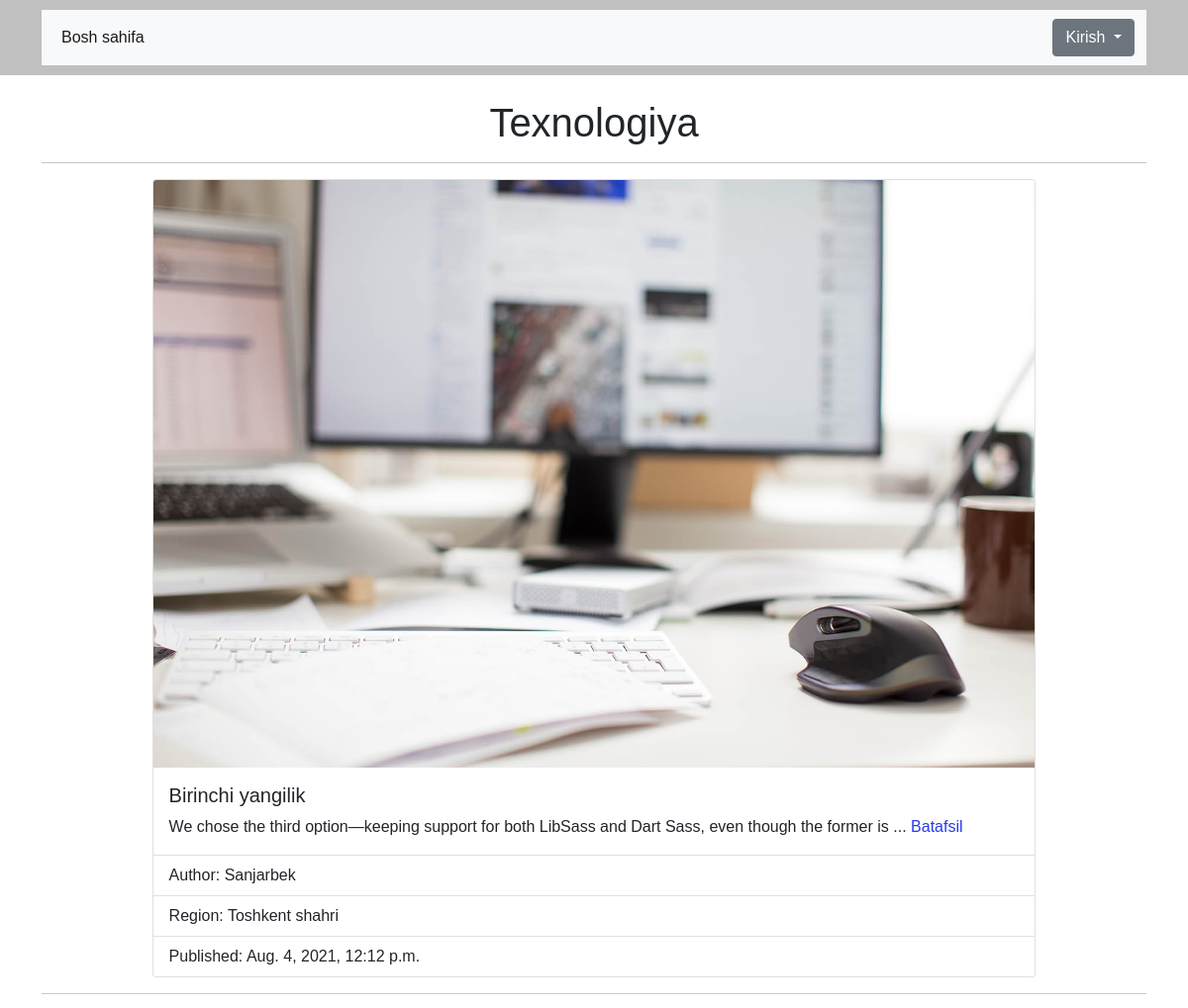
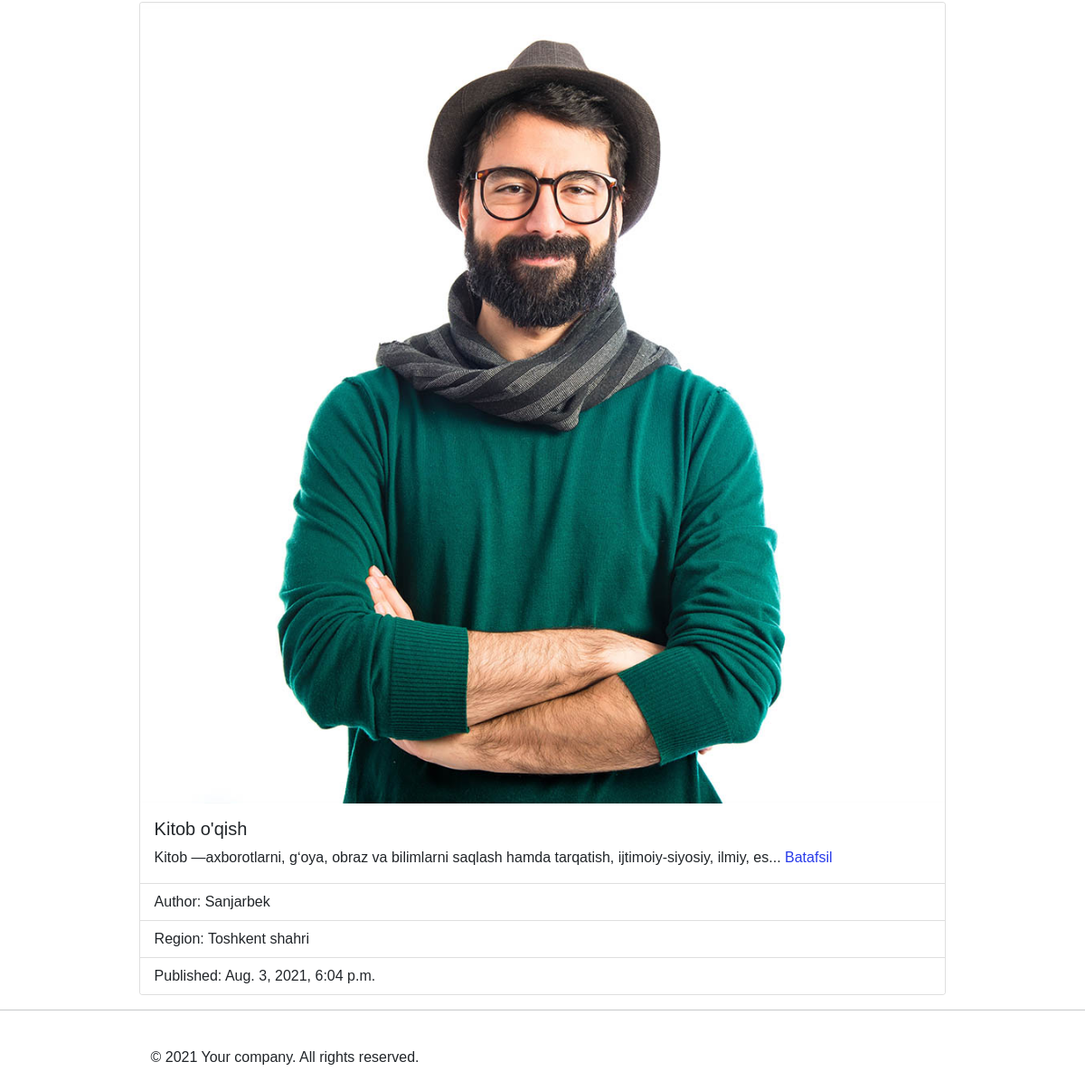
The app's page /category/4/ with its own data (2 pictures, top to bottom).
### blog/models.py (models this page shows, shortened)
class Post(models.Model):
    regions = Const.regions
    categories = Const.categories
    title = models.CharField(max_length=200)
    body = models.TextField()
    image = models.ImageField(upload_to='images/')
    category = models.CharField(
        max_length=35,
        choices=categories,
        default='4',
    )
    region = models.CharField(
        max_length=35,
        choices=regions,
        default='14'
    )
    author = models.ForeignKey(
        get_user_model(),
        on_delete=models.CASCADE,
    )
    published = models.DateTimeField(auto_now_add=True)
    def get_region(self):
        return dict(Post.regions)[self.region]

### accounts/models.py (models this page shows, shortened)
class CustomUser(AbstractUser):
    regions = [
        ('1', 'Andijon viloyati'),
        ('2', 'Buxoro viloyati'),
        ('3', 'Farg\'ona viloyati'),
        ('4', 'Jizzax viloyati'),
        ('5', 'Xorazm viloyati'),
        ('6', 'Namangan viloyati'),
        ('7', 'Navoiy viloyati'),
        ('8', 'Qashqadaryo'),
        ('9', 'Qoraqalpog\'iston Respublikasi'),
        ('10', 'Samarqand viloyati'),
        ('11', 'Sirdaryo viloyati'),
        ('12', 'Surxondaryo'),
        ('13', 'Toshkent viloyati'),
        ('14', 'Toshkent shahri')
    ]
    email = models.EmailField(blank=True, unique=True)
    mobile = models.CharField(max_length=15, default='+998', unique=True)
    region = models.CharField(
        max_length=35,
        choices=regions,
        default='14'
    )

### blog/views.py (the view)
# urls.py: path('category/<str:pk>/', BlogCategoryListView, name='category'),
def BlogCategoryListView(request, pk):
    category = dict(Const.categories)[pk]
    object_list = Post.objects.filter(category=pk)[::-1]
    context = {
        'object_list': object_list,
        'category': category
    }
    return render(request, 'category_filter.html', context)

### templates/category_filter.html (shortened to what this page needs)
{% extends 'base.html' %}
{% block content %}
    <div>
        <h1 class="text-center">{{ category }}</h1>
        {% for post in object_list %}
        <hr>
        <div class="card" style="width: 80%; margin: auto;">
            <img src="{{ post.image.url }}" class="card-img-top" alt="{{ post.title }}">
            <div class="card-body">
                <h5 class="card-title">{{ post.title }}</h5>
                <p class="card-text">
                    {{ post.body | slice:':100' }}...
                    <a href="{% url 'detail' post.pk %}">Batafsil</a>
                </p>
            </div>
            <ul class="list-group list-group-flush">
                <li class="list-group-item">Author: {{ post.author.first_name }}</li>
                <li class="list-group-item">Region: {{ post.get_region }}</li>
                <li class="list-group-item">Published: {{ post.published }}</li>
            </ul>
        </div>
        {% endfor %}
    </div>
{% endblock content %}

### static/base.css (style rules this page uses)
body { font-family: sans-serif; padding: 0; margin: 0; }
a { color: rgb(39, 58, 233); text-decoration: none; }
li { list-style: none; }

### records on screen
Post: image (picture), title "Birinchi yangilik", body "We chose the third option—keeping support for both LibSass and Dart Sass, even though the former is", author.first_name "Sanjarbek", get_region "Toshkent shahri", published "Aug. 4, 2021, 12:12 p.m."
Post: image (picture), title "Kitob o'qish", body "Kitob —axborotlarni, gʻoya, obraz va bilimlarni saqlash hamda tarqatish, ijtimoiy-siyosiy, ilmiy, es", author.first_name "Sanjarbek", get_region "Toshkent shahri", published "Aug. 3, 2021, 6:04 p.m."

### other values on screen
{{ category }} "Texnologiya"
